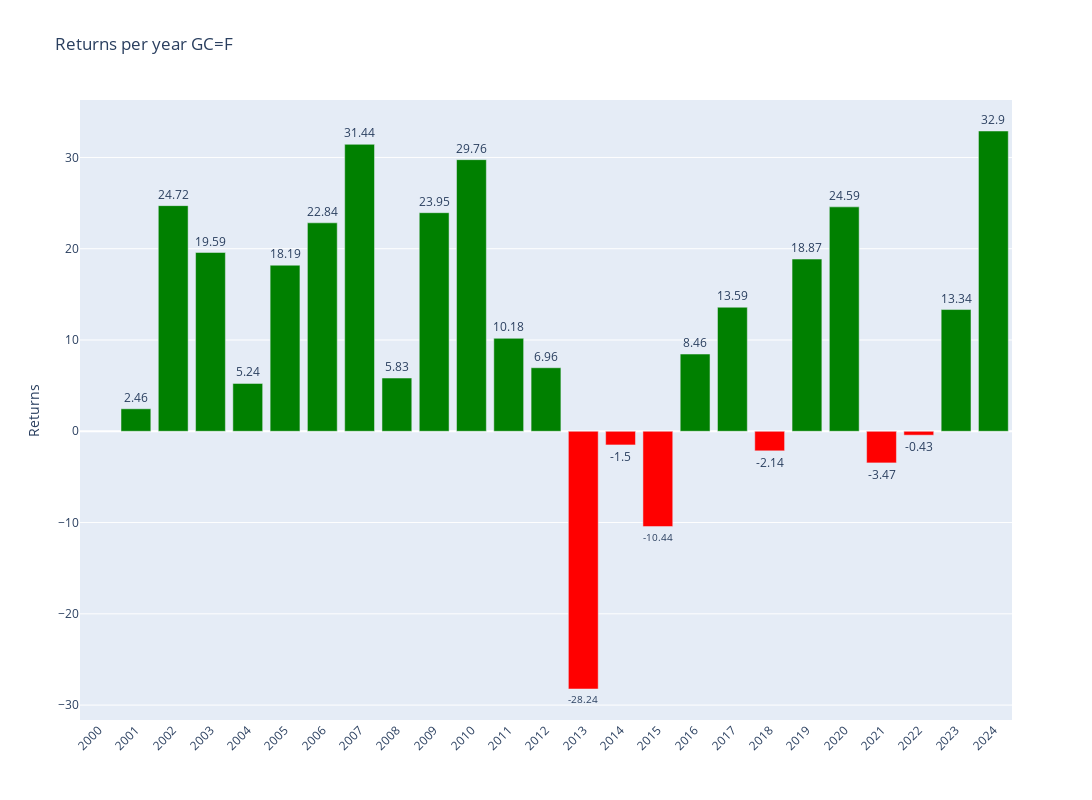

Notebook source saved alongside this figure:
### Code cell
# Plotly
fig = make_subplots()

# Add colors
colors = ['green' if x >= 0 else 'red' for x in annual_data['Return']]

# Graph (1,1)
fig.add_trace(go.Bar(y=annual_data['Return'],x=annual_data['Return'].index,text=round(annual_data['Return'],2),textposition='outside',marker_color=colors,hoverinfo='skip'),row=1,col=1)

# Update xaxis properties
fig.update_yaxes(title_text="Returns", row=1, col=1)

fig.update_layout(xaxis=dict(tickvals=annual_data.index,tickangle=-45),height=800, width=1300,title=f"Returns per year {ticker}")

fig.show()

### Figure 1 — Plotly figure (JSON) as saved in the notebook; plotly's stock layout.template omitted (floating-point values rounded to 4 significant figures)
{"data": [{"hoverinfo": "skip", "marker": {"color": ["red", "green", "green", "green", "green", "green", "green", "green", "green", "green", "green", "green", "green", "red", "red", "red", "green", "green", "red", "green", "green", "red", "red", "green", "green"]}, "text": [null, 2.46, 24.72, 19.59, 5.24, 18.19, 22.84, 31.44, 5.83, 23.95, 29.76, 10.18, 6.96, -28.24, -1.5, -10.44, 8.46, 13.59, -2.14, 18.87, 24.59, -3.47, -0.43, 13.34, 32.9], "textposition": "outside", "type": "bar", "x": [2000, 2001, 2002, 2003, 2004, 2005, 2006, 2007, 2008, 2009, 2010, 2011, 2012, 2013, 2014, 2015, 2016, 2017, 2018, 2019, 2020, 2021, 2022, 2023, 2024], "xaxis": "x", "y": [null, 2.463, 24.72, 19.59, 5.244, 18.19, 22.84, 31.44, 5.833, 23.95, 29.76, 10.18, 6.961, -28.24, -1.498, -10.44, 8.46, 13.59, -2.143, 18.87, 24.59, -3.465, -0.4268, 13.34, 32.9], "yaxis": "y"}], "layout": {"height": 800, "title": {"text": "Returns per year GC=F"}, "width": 1300, "xaxis": {"anchor": "y", "domain": [0, 1], "tickangle": -45, "tickvals": [2000, 2001, 2002, 2003, 2004, 2005, 2006, 2007, 2008, 2009, 2010, 2011, 2012, 2013, 2014, 2015, 2016, 2017, 2018, 2019, 2020, 2021, 2022, 2023, 2024]}, "yaxis": {"anchor": "x", "domain": [0, 1], "title": {"text": "Returns"}}}}
